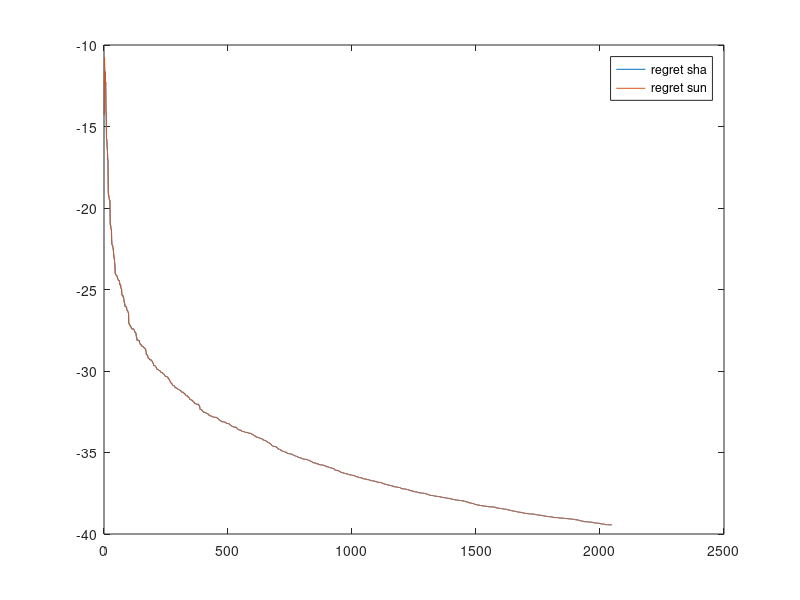

This chart was generated by the following MATLAB code:
function out = OGD()
%use doubling tricking to iterate
M = 11; % 2 ^ 15 = 32768
% the maxiums turn will iterate T times;
T = 2^(M)-1; % avoid the last value to 0
% T = 50000;
% G is  positive retional number begin with 1
N = 100; % N is used to set G and Z
global G;
G = ones(1,N);
global Z;
Z = zeros(N-1,1);
% your decision domain used in projection
global x_bound;
x_bound = [0,1000];
% D and eta are used in reward function U
global D;
D = 1;
global eta;
eta = 1;
global gzs;
gzs  = zeros(1,T+1); % <G , Z>
% output variable
global regrets;
regrets = zeros(1,T);
global regrets_div_t;
regrets_div_t = zeros(1,T);
global experts;
experts = zeros(1,T);
global expertsRewards;
expertsRewards = zeros(1,T);
global myChoices;
myChoices = zeros(1,T);
global myRewards;
myRewards = zeros(1,T);
% the initial y

y1 = 8;

%%%%%%%%%%%%%%%%%%
% main function  %
%%%%%%%%%%%%%%%%%%
  isDraw =false;
%   rng(1);
%   out_d=OGD_doubling(M,y1,isDraw);
%   
%   figure('name','Regrets Compare','NumberTitle','off','Position',[100,0,700,500]);
%   plot(out_d,'DisplayName','doubling');
%   hold on;
  
   rng(1);
   out = OGD_Primary(T,y1,isDraw);
%    plot(out,'DisplayName','omd');
%    legend('doubling','omd');
%    
%    hold off;
%   
  rng(1);
  regret_s=ogdfix(8,x_bound);
  figure('name','RG','NumberTitle','off','Position',[0,500,700,500]);
  plot(out,'DisplayName','regret sha');
  hold on;
  plot(regret_s,'DisplayName','regret sun');
  legend('regret sha','regret sun');
  hold off;
%%%%%%%end%%%%%%%%


end

function out = OGD_doubling(M,y1,isDraw)
  global regrets_div_t;
  global experts;
  global myChoices;
%   global myRewards;
%   global expertsRewards;
%   global gzs;
   yout = y1;
  %rng('shuffle');
  for m = 1 : M

    [yout,regretsOut] = iteration(2^(m-1),2^(m)-1,yout,true);
%    [myChoices(m),experts(m), regrets(m)]=
%    regrets_div_t(m) = regrets(m)/2^m;
  end
 
  if isDraw
    figure('name','The value of Xt','NumberTitle','off','Position',[0,500,700,500]);
    plot(experts,'DisplayName','experts');
    hold on;
    plot(myChoices,'DisplayName','mychoice');
    legend('experts','mychoice');
    hold off;
    figure('name','The aluve of regret','NumberTitle','off','Position',[700,500,700,500]);
    hold on;
    %plot(regret_s'+ones(1,size(regret_s,1))*89);
    
    plot(regretsOut);
    hold off;
    
    figure('name','Regret div t','NumberTitle','off','Position',[700,0,700,500]);
    plot(regrets_div_t);
  end
%   diff(1:end) = regrets -(regret_s'-ones(1,size(regret_s,1))*89);

  out = regretsOut;
end

function out = OGD_Primary(T,y1,isDraw)
  global regrets_div_t;
  global experts;
  global myChoices;

%   output variable
%   regrets = zeros(1,T);
%   regrets_div_t = zeros(1,T);
%   experts = zeros(1,T);
%   expertsRewards = zeros(1,T);
%   myChoices = zeros(1,T);
%   myRewards = zeros(1,T);
   
  disp('Begin Loop');
  fprintf('Iterate %d turns',T);
  
   [yout,regretsOut ]= iteration(1,T,y1,false);
  
  disp('End Loop');
  
  if isDraw
    figure('name','The value of Xt','NumberTitle','off','Position',[0,500,700,500]);
    plot(experts,'DisplayName','experts');
    hold on;
    plot(myChoices,'DisplayName','mychoice');
    legend('experts','mychoice');
    hold off;
    figure('name','The aluve of regret','NumberTitle','off','Position',[700,500,700,500]);
    plot(regretsOut);
    figure('name','Regret div t','NumberTitle','off','Position',[700,0,700,500]);
    plot(regrets_div_t);
  end
  out = regretsOut;
end


function [yout,regretsOut ]=iteration(t_b,t_e,y,doubling_flag)
  global G;
  global Z;
  global x_bound;
  global D;
  global eta;
  global gzs;
  global regrets;
  global regrets_div_t;
  global experts;
  global expertsRewards;
  global myChoices;
  global myRewards;
  


  
  % start at 0 OMG this is a serious problem !!! because in matlab for i =
  % i = 1:1 will iterate
  if t_b == 1
    % I think there is problem
    % If we choose iterate from 1
    % The X_1 is decided by which parameter
    % This simulation is a little bit different from the normal algorithm
    % in the paper. 
    % In my code we get x at first, then we gerate y
    % get x0
    x_t = project(y,x_bound);
    % x0 feedback
    Z(1:end) = D * rand(size(Z,1),1);
    gzs(1) = G(2:end) * Z;    
    y = y + (gradient(x_t,gzs(1),eta,G));
  end
   
  for t = t_b : t_e
    %Z(1:end) = D * rand(size(Z,1),1);
    % gzs(t) = G(2:end) * Z;
    % my choice

    if doubling_flag 
      eta1 = t_b; 
    else
      eta1 = t + 1;
    end
    
    % get x_t
    myChoices(t) = project(y,x_bound);
  
    % feedback
    Z(1:end) = D * rand(size(Z,1),1);
    gzs(t) = G(2:end) * Z;
    
    % get y t + 1
    y = y + (1 / eta1)*(gradient(myChoices(t) ,gzs(t),eta,G));
    
    % my rewards
    if t == 1
       myRewards(1)  = userLoss(myChoices(1),gzs(1),eta,G);
    else
       myRewards(t)  = myRewards(t-1) + userLoss(myChoices(t),gzs(t),eta,G);
    end
    % caculate expert choice
    if t == 1
       u =  (gzs(1) + eta) / G(1);
    else
       u = (t-1)/ t* experts(t - 1) + 1/t * 1 /G(1) * (gzs(t) + eta);
    end
    u = project(u,x_bound);
    
    % record expert's choice
    experts(t) = u;
    %expert's rewards
    
    expertsRewards(t) = expertReward(experts(t),gzs,eta,t,G);
    
    % regret
    regrets(t) = myRewards(t) - expertsRewards(t);
    
    % test the big O property
    regrets_div_t(t) = regrets(t) / t;
    %%%
  end
  
  yout = y;
  regretsOut = regrets;
end


% the difference of reward function U
function uout = gradient(x_t,gz,eta,G)
  uout = - G(1)*(G(1)*x_t - gz - eta);  
end
% the reward function U
function uout = userLoss(x_t,gz,eta,G)
  uout = -0.5 * (G(1).*x_t - gz - eta).^2;
end

function uout = expertReward(u,gzs,eta,t,G)
  uout = -0.5 * (t * ((G(1)* u - eta)^2 )+sum(-2*(G(1)*u -eta) * gzs(1:t) + gzs(1:t).^2));
end
%the projection funciton
function x_t = project(y_t,x_bound)
  if x_bound(1) <= y_t && y_t <= x_bound(2)
    x_t = y_t;
  else
    if y_t < x_bound(1)
      x_t = x_bound(1);
    else
      x_t = x_bound(2);
    end
  end
end


function regret=ogdfix(y1,x_bound)
%x belongs to [0,1000]
% global myRewards;
% global myChoices;
%y0=8;
  T=2^11-1;
  eta=1;
  n=100;


  y=zeros(T,1);
  % this y has some problem!!!
  % I fix it
  %calculate y(1)
  expert_reward=zeros(T,1);
  users_reward=zeros(T,1);
  regret=zeros(T,1);
  u=zeros(T,1);
  user=zeros(T,1);
  z=zeros(n-1,1);
 
  x=zeros(T,1);
  
  % init 
  % we should say given y1,insteading given y0
  % get x0
  %  y(1) = y1;
  x0 = project(y1,x_bound);
  % feedback t = 0
  z(:)=rand(n-1,1);
  s =sum(z);
  % y = 1
  y(1)= y1 -  (x0-sum(z)-eta);
  % feedback function
  % t = 1
  x(1) = project( y(1),x_bound);
  % feedback t = 1
  z(:)=rand(n-1,1);
  s(1) =sum(z);
  user(1) = -0.5*(x(1)-s(1)-eta)^2; 
  u(1)=s(1)+eta;
  expert_reward(1) = -0.5*(u(1)-s(1)-eta)^2;
  regret(1)=user(1)-expert_reward(1);
  % y 2 
   y(2)= y(1) - 1/2 * (x(1)-sum(z)-eta);
  for t=2:T
      %user's choice
      
      % get x and save user choice
      x(t)=project(y(t),x_bound);

      % get feedback
      z=rand(n-1,1);
      s(t)=sum(z);

      % update y
      y(t+1)=y(t)-(x(t)-s(t)-eta)/(t+1);
      %user performance
      users_reward(t)=-0.5*(x(t)-s(t)-eta)^2; 
 
      user(t)=user(t-1)+users_reward(t);
      %best expert performance
     

      u(t)=u(t-1)*(t-1)/t+(s(t)+eta)/t; 

      for j=1:t
          expert_reward(t)=expert_reward(t)-0.5*(u(t)-s(j)-eta)^2;
       end
      %calculate regret
      regret(t)=user(t)-expert_reward(t);
   end
end





